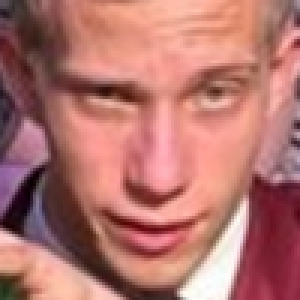
#> input picture picture.png, 100 x 100 px (shown 3 times larger)
$ python convolution.py
#> lines starting #> are read from the running program, lines starting #| are printed output that depends on the picture
import numpy as np
import matplotlib.pyplot as plt
from PIL import Image

mtx = np.array([[1/16, 1/8, 1/16], [1/8, 1/4, 1/8], [1/16, 1/8, 1/16]])

img_object = Image.open("picture.png")
#> img_object is the input picture: PIL image 100x100 RGBA; mean R, G, B, A 179, 115.2, 109.7, 255

img = np.array(img_object)

img_pad = np.pad(img, pad_width=((1, 1),), mode='edge')[:,:,1:5]
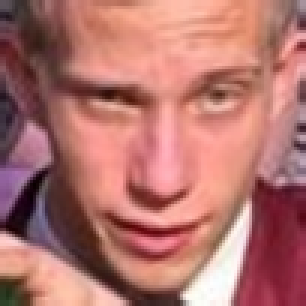
#> img_pad: shape (102, 102, 4) (shown 3 times larger); mean R, G, B, A 178.1, 114.7, 109.5, 255

img_conv = np.empty(shape=(100,100,4))
for i in range(1,101):
    for j in range(1,101):
        img_conv[i-1, j-1, 0] = np.sum(img_pad[i-1:i+2, j-1:j+2, 0]*mtx)
        img_conv[i-1, j-1, 1] = np.sum(img_pad[i-1:i+2, j-1:j+2, 1]*mtx)
        img_conv[i-1, j-1, 2] = np.sum(img_pad[i-1:i+2, j-1:j+2, 2]*mtx)
#> img_conv: shape (100, 100, 4) float64; 0% of the values are NaN or infinite; the others: min 0, max 255, mean 101

img_conv[:,:,3] = 255

fig, axs = plt.subplots(1, 2, figsize = (10, 5))
axs[0].imshow(img_pad/255)
axs[0].axis('off')
axs[1].imshow(img_conv/255)
axs[1].axis('off')
plt.show()
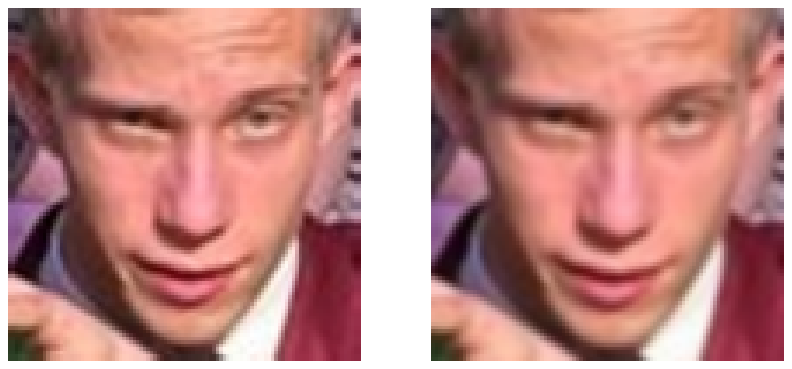
#> figure drawn by matplotlib, 2 panels
